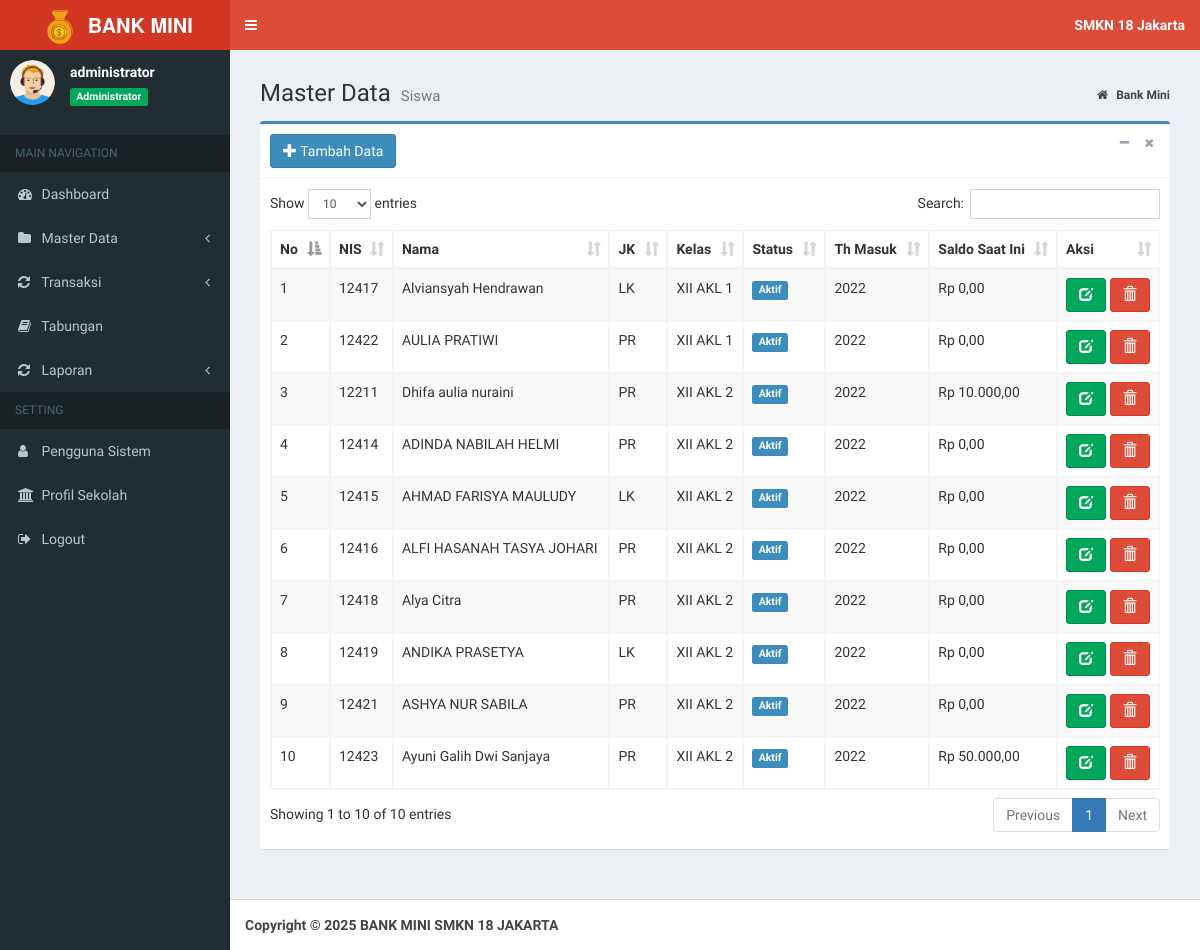
The page /index.php?page=MyApp/data_siswa (signed in) on the database its author committed.
### tables this page shows
CREATE TABLE `tb_profil` (
  `id_profil` int(11) NOT NULL,
  `nama_sekolah` varchar(200) NOT NULL,
  `alamat` varchar(400) NOT NULL,
  `akreditasi` char(2) NOT NULL
);

CREATE TABLE `tb_siswa` (
  `nis` int(12) NOT NULL,
  `nama_siswa` varchar(40) NOT NULL,
  `jekel` enum('LK','PR') NOT NULL,
  `id_kelas` int(11) NOT NULL,
  `status` enum('Aktif','Lulus','Pindah') NOT NULL,
  `th_masuk` year(4) NOT NULL,
  `saldo` int(11) NOT NULL DEFAULT 0
);

CREATE TABLE `tb_kelas` (
  `id_kelas` int(11) NOT NULL,
  `kelas` varchar(20) NOT NULL
);

### inc/rupiah.php (called while the page is built)
<?php
function rupiah($angka){
	$hasil_rupiah = "Rp " . number_format($angka,2,',','.');
	return $hasil_rupiah;
}

### admin/siswa/data_siswa.php (the view, shortened to what this page needs)
<section class="content-header">
    <h1>
        Master Data
        <small>Siswa</small>
    </h1>
    <ol class="breadcrumb">
        <li>
            <a href="index.php">
                <i class="fa fa-home"></i>
                <b>Bank Mini</b>
            </a>
        </li>
    </ol>
</section>
<section class="content">
    <div class="box box-primary">
        <div class="box-header with-border">
            <a href="?page=MyApp/add_siswa" title="Tambah Data" class="btn btn-primary">
                <i class="glyphicon glyphicon-plus"></i> Tambah Data</a>
            <div class="box-tools pull-right">
                <button type="button" class="btn btn-box-tool" data-widget="collapse">
                    <i class="fa fa-minus"></i>
                </button>
                <button type="button" class="btn btn-box-tool" data-widget="remove">
                    <i class="fa fa-remove"></i>
                </button>
            </div>
        </div>
        <div class="box-body">
            <div class="table-responsive">
                <table id="example1" class="table table-bordered table-striped">
                    <thead>
                        <tr>
                            <th>No</th>
                            <th>NIS</th>
                            <th>Nama</th>
                            <th>JK</th>
                            <th>Kelas</th>
                            <th>Status</th>
                            <th>Th Masuk</th>
                            <th>Saldo Saat Ini</th> <th>Aksi</th>
                        </tr>
                    </thead>
                    <tbody>
                        <?php
                        $no = 1;
                        $sql = $koneksi->query("SELECT s.nis, s.nama_siswa, s.jekel, s.status, s.th_masuk, s.saldo, k.kelas
                        from tb_siswa s inner join tb_kelas k on s.id_kelas=k.id_kelas
                        order by k.kelas asc, s.nis asc");
                        while ($data= $sql->fetch_assoc()) {
                        ?>
                        <tr>
                            <td>
                                <?php echo $no++; ?>
                            </td>
                            <td>
                                <?php echo $data['nis']; ?>
                            </td>
                            <td>
                                <?php echo $data['nama_siswa']; ?>
                            </td>
                            <td>
                                <?php echo $data['jekel']; ?>
                            </td>
                            <td>
                                <?php echo $data['kelas']; ?>
                            </td>
                            <?php $warna = $data['status']  ?>
                            <td>
                                <?php if ($warna == 'Aktif') { ?>
                                <span class="label label-primary">Aktif</span>
                                <?php } elseif ($warna == 'Lulus') { ?>
                                <span class="label label-success">Lulus</span>
                                <?php } elseif ($warna == 'Pindah') { ?>
                                <span class="label label-danger">Pindah</span>
                                <?php } ?>
                            </td>
                            <td>
                                <?php echo $data['th_masuk']; ?>
                            </td>
                            <td>
                                <?php echo rupiah($data['saldo']); ?> </td>
                            <td>
                                <a href="?page=MyApp/edit_siswa&kode=<?php echo $data['nis']; ?>" title="Ubah"
                                   class="btn btn-success">
                                    <i class="glyphicon glyphicon-edit"></i>
                                </a>
                                <a href="?page=MyApp/del_siswa&kode=<?php echo $data['nis']; ?>" onclick="return confirm('Yakin Hapus Data Ini ?')"
                                   title="Hapus" class="btn btn-danger">
                                    <i class="glyphicon glyphicon-trash"></i>
                                </a>
                            </td>
                        </tr>
                        <?php
                        }
                        ?>
                    </tbody>
                </table>
            </div>
        </div>
    </div>
</section>

### index.php (shortened to what this page needs)
<?php
    if (isset($_SESSION["ses_username"])==""){
		header("location: login.php");
    }else{
      $data_nama = $_SESSION["ses_nama"];
      $data_level = $_SESSION["ses_level"];
    }
    include "inc/koneksi.php";
	include "inc/rupiah.php";
	$sql = $koneksi->query("SELECT * from tb_profil");
	while ($data= $sql->fetch_assoc()) {
		$nama=$data['nama_sekolah'];
	}
?>
<!DOCTYPE html>
<html>
<head>
	<link rel="stylesheet" href="bootstrap/css/bootstrap.min.css">
	<link rel="stylesheet" href="https://cdnjs.cloudflare.com/ajax/libs/font-awesome/4.5.0/css/font-awesome.min.css">
	<link rel="stylesheet" href="https://cdnjs.cloudflare.com/ajax/libs/ionicons/2.0.1/css/ionicons.min.css">
	<link rel="stylesheet" href="plugins/datatables/dataTables.bootstrap.css">
	<link rel="stylesheet" href="plugins/select2/select2.min.css">
	<link rel="stylesheet" href="dist/css/AdminLTE.min.css">
	<link rel="stylesheet" href="dist/css/skins/_all-skins.min.css">
</head>
<body class="hold-transition skin-red sidebar-mini">
	<div class="wrapper">
		<header class="main-header">
			<a href="index.php" class="logo">
				<span class="logo-lg">
					<img src="dist/img/logo.png" width="45px">
					<b>BANK MINI</b>
				</span>
			</a>
			<nav class="navbar navbar-static-top">
				<a href="#" class="sidebar-toggle" data-toggle="offcanvas" role="button">
				</a>
				<div class="navbar-custom-menu">
					<ul class="nav navbar-nav">
						<li class="dropdown messages-menu">
							<a class="dropdown-toggle" data-toggle="dropdown">
								<span>
									<b>
										<?= $nama; ?>
									</b>
								</span>
							</a>
						</li>
					</ul>
				</div>
			</nav>
		</header>
		<aside class="main-sidebar">
			<section class="sidebar">
				</<b>
				<div class="user-panel">
					<div class="pull-left image">
						<img src="dist/img/avatar.png" class="img-circle" alt="User Image">
					</div>
					<div class="pull-left info">
						<p>
							<?php echo $data_nama; ?>
						</p>
						<span class="label label-success">
							<?php echo $data_level; ?>
						</span>
					</div>
				</div>
				<ul class="sidebar-menu">
					<li class="header">MAIN NAVIGATION</li>
					<?php
          if ($data_level=="Administrator"){
        ?>
					<li class="treeview">
						<a href="?page=admin">
							<i class="fa fa-dashboard"></i>
							<span>Dashboard</span>
						</a>
					</li>
					<li class="treeview">
						<a href="#">
							<i class="fa fa-folder"></i>
							<span>Master Data</span>
							<span class="pull-right-container">
								<i class="fa fa-angle-left pull-right"></i>
							</span>
						</a>
					</li>
					<li class="treeview">
						<a href="#">
							<i class="fa fa-refresh"></i>
							<span>Transaksi</span>
							<span class="pull-right-container">
								<i class="fa fa-angle-left pull-right"></i>
							</span>
						</a>
					</li>
					<li class="treeview">
						<a href="?page=view_tabungan">
							<i class="fa fa-book"></i>
							<span>Tabungan</span>
						</a>
					</li>
					<li class="treeview">
						<a href="#">
							<i class="fa fa-refresh"></i>
							<span>Laporan</span>
							<span class="pull-right-container">
								<i class="fa fa-angle-left pull-right"></i>
							</span>
						</a>
					</li>
					<li class="header">SETTING</li>
					<li class="treeview">
						<a href="?page=MyApp/data_pengguna">
							<i class="fa fa-user"></i>
							<span>Pengguna Sistem</span>
						</a>
					</li>
					<li class="treeview">
						<a href="?page=MyApp/data_profil">
							<i class="fa fa-bank"></i>
							<span>Profil Sekolah</span>
						</a>
					</li>
					<?php
            }
          ?>
					<li>
						<a href="logout.php" onclick="return confirm('Anda yakin keluar dari aplikasi ?')">
							<i class="fa fa-sign-out"></i>
							<span>Logout</span>
						</a>
					</li>
			</section>
		</aside>
		<div class="content-wrapper">
			<section class="content">
				<?php
      if(isset($_GET['page'])){
          $hal = $_GET['page'];
          switch ($hal) {
              case 'MyApp/data_siswa':
                  include "admin/siswa/data_siswa.php";
                  break;
          }
                        }
    ?>
			</section>
		</div>
		<footer class="main-footer">
			<strong>Copyright &copy; <?php echo date("Y"); ?> BANK MINI SMKN 18 JAKARTA
		</footer>
</body>
</html>

### rows shown on the page
tb_profil: nama_sekolah "SMKN 18 Jakarta"
tb_siswa: nis "12417", nama_siswa "Alviansyah Hendrawan", jekel "LK", id_kelas.kelas "XII AKL 1", status "Aktif", th_masuk "2022", saldo "Rp 0,00"
tb_siswa: nis "12422", nama_siswa "AULIA PRATIWI", jekel "PR", id_kelas.kelas "XII AKL 1", status "Aktif", th_masuk "2022", saldo "Rp 0,00"
tb_siswa: nis "12211", nama_siswa "Dhifa aulia nuraini", jekel "PR", id_kelas.kelas "XII AKL 2", status "Aktif", th_masuk "2022", saldo "Rp 10.000,00"
tb_siswa: nis "12414", nama_siswa "ADINDA NABILAH HELMI", jekel "PR", id_kelas.kelas "XII AKL 2", status "Aktif", th_masuk "2022", saldo "Rp 0,00"
tb_siswa: nis "12415", nama_siswa "AHMAD FARISYA MAULUDY", jekel "LK", id_kelas.kelas "XII AKL 2", status "Aktif", th_masuk "2022", saldo "Rp 0,00"
tb_siswa: nis "12416", nama_siswa "ALFI HASANAH TASYA JOHARI", jekel "PR", id_kelas.kelas "XII AKL 2", status "Aktif", th_masuk "2022", saldo "Rp 0,00"
tb_siswa: nis "12418", nama_siswa "Alya Citra", jekel "PR", id_kelas.kelas "XII AKL 2", status "Aktif", th_masuk "2022", saldo "Rp 0,00"
tb_siswa: nis "12419", nama_siswa "ANDIKA PRASETYA", jekel "LK", id_kelas.kelas "XII AKL 2", status "Aktif", th_masuk "2022", saldo "Rp 0,00"
tb_siswa: nis "12421", nama_siswa "ASHYA NUR SABILA", jekel "PR", id_kelas.kelas "XII AKL 2", status "Aktif", th_masuk "2022", saldo "Rp 0,00"
tb_siswa: nis "12423", nama_siswa "Ayuni Galih Dwi Sanjaya", jekel "PR", id_kelas.kelas "XII AKL 2", status "Aktif", th_masuk "2022", saldo "Rp 50.000,00"

### other values the page prints
$data_nama "administrator"
$data_level "Administrator"
